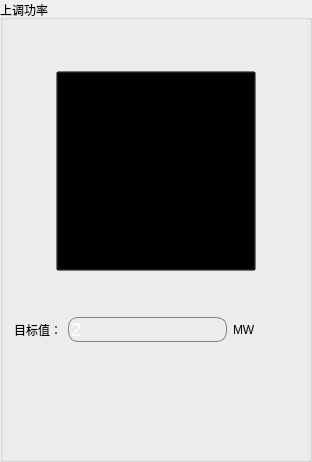
                     <widget class="QGroupBox" name="groupBox_7">
                      <property name="styleSheet">
                       <string notr="true"/>
                      </property>
                      <property name="title">
                       <string>上调功率</string>
                      </property>
                      <layout class="QGridLayout" name="gridLayout_15">
                       <item row="0" column="0">
                        <layout class="QVBoxLayout" name="verticalLayout_8">
                         <item>
                          <spacer name="verticalSpacer_17">
                           <property name="orientation">
                            <enum>Qt::Vertical</enum>
                           </property>
                           <property name="sizeHint" stdset="0">
                            <size>
                             <width>20</width>
                             <height>40</height>
                            </size>
                           </property>
                          </spacer>
                         </item>
                         <item>
                          <layout class="QHBoxLayout" name="horizontalLayout_42" stretch="0,1,0">
                           <item>
                            <spacer name="horizontalSpacer_27">
                             <property name="orientation">
                              <enum>Qt::Horizontal</enum>
                             </property>
                             <property name="sizeHint" stdset="0">
                              <size>
                               <width>40</width>
                               <height>20</height>
                              </size>
                             </property>
                            </spacer>
                           </item>
                           <item>
                            <widget class="QToolButton" name="toolButton_up">
                             <property name="minimumSize">
                              <size>
                               <width>200</width>
                               <height>200</height>
                              </size>
                             </property>
                             <property name="styleSheet">
                              <string notr="true">background-color: rgba(0, 0, 0, 0);</string>
                             </property>
                             <property name="text">
                              <string/>
                             </property>
                             <property name="icon">
                              <iconset resource="../agc.qrc">
                               <normaloff>:/images/ShowWidget/pbup1.png</normaloff>:/images/ShowWidget/pbup1.png</iconset>
                             </property>
                             <property name="iconSize">
                              <size>
                               <width>180</width>
                               <height>180</height>
                              </size>
                             </property>
                            </widget>
                           </item>
                           <item>
                            <spacer name="horizontalSpacer_26">
                             <property name="orientation">
                              <enum>Qt::Horizontal</enum>
                             </property>
                             <property name="sizeHint" stdset="0">
                              <size>
                               <width>40</width>
                               <height>20</height>
                              </size>
                             </property>
                            </spacer>
                           </item>
                          </layout>
                         </item>
                         <item>
                          <spacer name="verticalSpacer_18">
                           <property name="orientation">
                            <enum>Qt::Vertical</enum>
                           </property>
                           <property name="sizeHint" stdset="0">
                            <size>
                             <width>20</width>
                             <height>40</height>
                            </size>
                           </property>
                          </spacer>
                         </item>
                         <item>
                          <layout class="QHBoxLayout" name="horizontalLayout_29">
                           <item>
                            <widget class="QLabel" name="label_19">
                             <property name="styleSheet">
                              <string notr="true">

font: 75 14pt &quot;Adobe Devanagari&quot;;</string>
                             </property>
                             <property name="text">
                              <string>目标值：</string>
                             </property>
                            </widget>
                           </item>
                           <item>
                            <widget class="QLineEdit" name="lineEdit_up">
                             <property name="styleSheet">
                              <string notr="true">background-color: rgba(255, 255, 255, 0);
color: rgb(255, 255, 255);
border-radius:10px;border: 1px solid gray;font-size:18px;</string>
                             </property>
                             <property name="text">
                              <string>2</string>
                             </property>
                            </widget>
                           </item>
                           <item>
                            <widget class="QLabel" name="label_42">
                             <property name="text">
                              <string>MW </string>
                             </property>
                            </widget>
                           </item>
                           <item>
                            <spacer name="horizontalSpacer_35">
                             <property name="orientation">
                              <enum>Qt::Horizontal</enum>
                             </property>
                             <property name="sizeHint" stdset="0">
                              <size>
                               <width>40</width>
                               <height>20</height>
                              </size>
                             </property>
                            </spacer>
                           </item>
                          </layout>
                         </item>
                         <item>
                          <spacer name="verticalSpacer_19">
                           <property name="orientation">
                            <enum>Qt::Vertical</enum>
                           </property>
                           <property name="sizeHint" stdset="0">
                            <size>
                             <width>20</width>
                             <height>40</height>
                            </size>
                           </property>
                          </spacer>
                         </item>
                         <item>
                          <layout class="QHBoxLayout" name="horizontalLayout_41" stretch="9,0,9,0,8">
                           <item>
                            <spacer name="horizontalSpacer_53">
                             <property name="orientation">
                              <enum>Qt::Horizontal</enum>
                             </property>
                             <property name="sizeHint" stdset="0">
                              <size>
                               <width>40</width>
                               <height>20</height>
                              </size>
                             </property>
                            </spacer>
                           </item>
                           <item>
                            <widget class="QLabel" name="label_enable">
                             <property name="minimumSize">
                              <size>
                               <width>60</width>
                               <height>0</height>
                              </size>
                             </property>
                             <property name="maximumSize">
                              <size>
                               <width>16777215</width>
                               <height>30</height>
                              </size>
                             </property>
                             <property name="text">
                              <string/>
                             </property>
                            </widget>
                           </item>
                           <item>
                            <spacer name="horizontalSpacer_54">
                             <property name="orientation">
                              <enum>Qt::Horizontal</enum>
                             </property>
                             <property name="sizeHint" stdset="0">
                              <size>
                               <width>40</width>
                               <height>20</height>
                              </size>
                             </property>
                            </spacer>
                           </item>
                           <item>
                            <widget class="QLabel" name="label_run_mode">
                             <property name="minimumSize">
                              <size>
                               <width>60</width>
                               <height>0</height>
                              </size>
                             </property>
                             <property name="maximumSize">
                              <size>
                               <width>16777215</width>
                               <height>30</height>
                              </size>
                             </property>
                             <property name="text">
                              <string/>
                             </property>
                            </widget>
                           </item>
                           <item>
                            <spacer name="horizontalSpacer_55">
                             <property name="orientation">
                              <enum>Qt::Horizontal</enum>
                             </property>
                             <property name="sizeHint" stdset="0">
                              <size>
                               <width>40</width>
                               <height>20</height>
                              </size>
                             </property>
                            </spacer>
                           </item>
                          </layout>
                         </item>
                         <item>
                          <spacer name="verticalSpacer_20">
                           <property name="orientation">
                            <enum>Qt::Vertical</enum>
                           </property>
                           <property name="sizeHint" stdset="0">
                            <size>
                             <width>20</width>
                             <height>40</height>
                            </size>
                           </property>
                          </spacer>
                         </item>
                        </layout>
                       </item>
                      </layout>
                     </widget>
